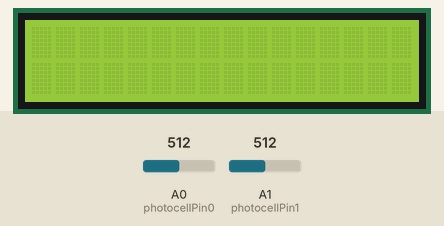
This sketch was run on a simulated Arduino Uno, built with avr-gcc and run on an emulated ATmega328P. Parts: 16×2 character LCD. Inputs (shaded band) come from the test bench; at power-on: A0 (photocellPin0) = 512, A1 (photocellPin1) = 512.

Above: at 1.2 s.
1.3 s: A0 (photocellPin0) set to 551
2.8 s: A0 (photocellPin0) set to 580
At 3.4 s:
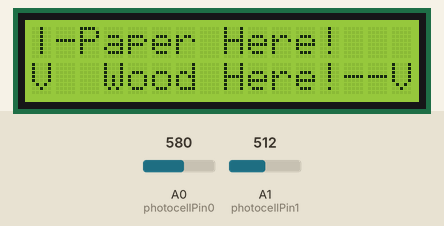
4.3 s: A1 (photocellPin1) set to 553
5.8 s: A1 (photocellPin1) set to 579
At 6.6 s:
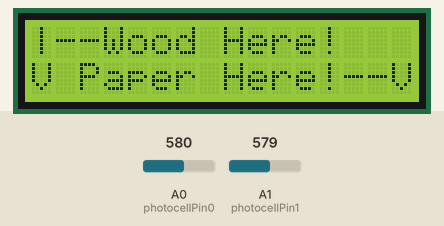
7.3 s: A1 (photocellPin1) set to 539
8.8 s: A1 (photocellPin1) set to 515
At 9.8 s:
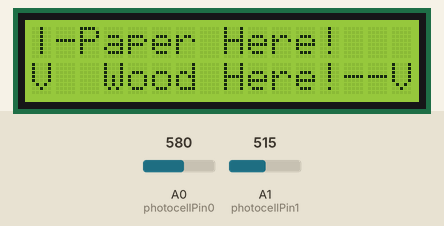
Timing chart, 0 to 11.3 s (numbered marks = the images above; inputs shaded):
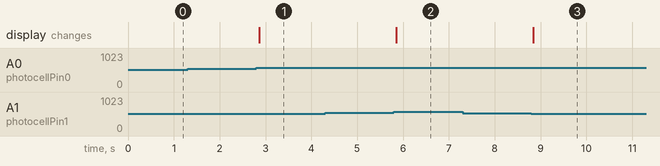

The sketch:

Lichtsensor.ino
```cpp
//include libraries
#include <Wire.h>
#include <LiquidCrystal_I2C.h> // Using version 1.2.1

//register lcd panel
LiquidCrystal_I2C lcd(0x3F, 2, 1, 0, 4, 5, 6, 7, 3, POSITIVE);

//register varables
int photocellPin0 = 0;                // the cell and 10K pulldown are connected to a0
int photocellPin1 = 1;                // the cell and 10K pulldown are connected to a1
int photocellReading[2];              // the analog reading from the sensor dividers
int readings[10][2];                  // the analog reading from the sensor0 dividers
int n = 0;                            // number counter for remembering in array
int max_reading[] = {0,0};            // maximum value read by sensors
int min_reading[] = {10000, 10000};   // minumum value read by sensors
boolean paper = false;                // used to switch the lcd

void setup(void) {
  // register lcd, sixteen characters across 2 lines
  lcd.begin(16,2);
  lcd.backlight();

  // Only used for debug
  //Serial.begin(9600);
}

void loop(void) {
  //reads the value of the sensors
  photocellReading[0] = analogRead(photocellPin0);
  //Serial.println("0 : " + String(photocellReading[0]));
  photocellReading[1] = analogRead(photocellPin1);
  //Serial.println("1 : " + String(photocellReading[1]));

  //remember the values read and process them
  n++;
  if(n == 10) { n=0; }
  Remember(photocellReading);

  CheckForSwitch();
  delay(50);
}

void Remember(int reading[]) {
  //checks which sensor is read and writes the data to array
  readings[n][0] = reading[0];
  //Serial.println("0 : " + String(reading[0]));
  readings[n][1] = reading[1];
  //Serial.println("1 : " + String(reading[1]));

  //checks if any maximum or minumum values are read, if so write them into the array
  for(int i = 0; i < 2; i++){
    if( reading[i] > max_reading[i]){
      //Serial.println("max: " + String(i) + " : " + String(max_reading[i]) + " old");
      max_reading[i] = reading[i];
      //Serial.println("max: " + String(i) + " : " + String(max_reading[i]));
      }
    if( reading[i] < min_reading[i]){
      //Serial.println("min: " + String(i) + " : " + String(min_reading[i]) + " old");
      min_reading[i] = reading[i];
      //Serial.println("min: " + String(i) + " : " + String(min_reading[i]));
    }
  }
}

void CheckForSwitch(){
  //check if the values are extreme enough to switch
  for(int i = 0; i < 2; i++){
    if (max_reading[i] - min_reading[i] >= 50){
      //initiates the switch
      //Serial.println("SWITCH");

      // switch text
      //Serial.println("Clear lcd");
      lcd.clear();
      //checks the state of the display, then switches to the other
      if (paper) {
        lcd.setCursor(0,0);
        lcd.print("|--Wood Here!");
        lcd.setCursor(0,1);
        lcd.print("V Paper Here!--V");
        paper = !paper;
      } else {
        lcd.setCursor(0,0);
        lcd.print("|-Paper Here!");
        lcd.setCursor(0,1);
        lcd.print("V  Wood Here!--V");
        paper = !paper;
      }

      //resets values to default
      max_reading[0] = 0;
      min_reading[0] = 10000;
      max_reading[1] = 0;
      min_reading[1] = 10000;
      for( int j = 0; j < 10; j++){
        readings[j][i]=0;
      }
    delay(500);
    }
  }
}
```

Measured:
- the behaviour switches between 561 and 562 on A0 (photocellPin0) (found by bisection; images 0 and 1)
- the behaviour switches between 561 and 562 on A1 (photocellPin1) (found by bisection; images 1 and 2)
- the behaviour switches between 530 and 529 on A1 (photocellPin1) (found by bisection; images 2 and 3)
- after the input at 1.3 s, every drawn part: stays the same
- after the input at 2.8 s, the display: changes after 0.06 s (image 1)
- after the input at 4.3 s, every drawn part: stays the same
- after the input at 5.8 s, the display: changes after 0.05 s (image 2)
- after the input at 7.3 s, every drawn part: stays the same
- after the input at 8.8 s, the display: changes at once (image 3)
